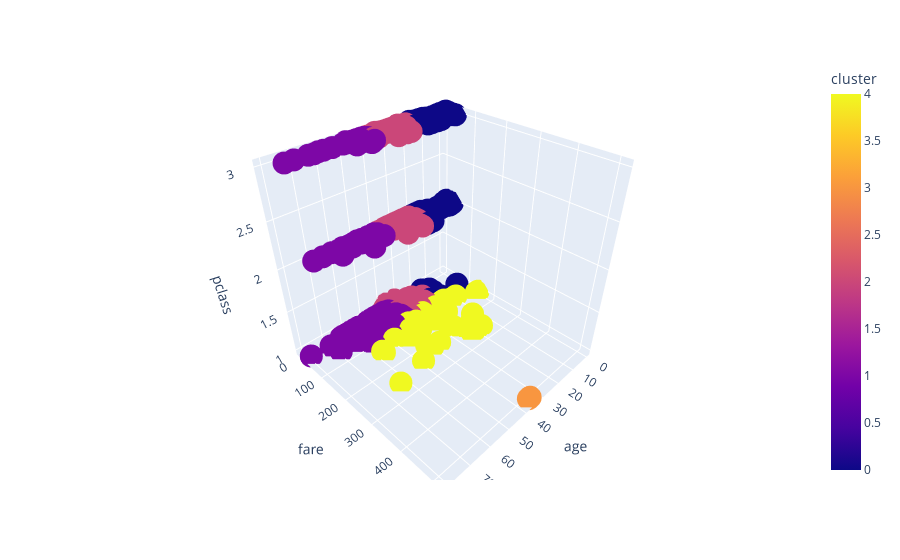

Notebook cell for this chart:
### Code cell
fig = px.scatter_3d(df, x='age', y='fare', z='pclass', color='cluster')
fig.show()

### Figure 1 — Plotly figure (JSON) as saved in the notebook; plotly's stock layout.template omitted (floating-point values rounded to 4 significant figures; data arrays with more than 128 entries replaced by an {"elided": "..."} marker saying what was removed)
{"data": [{"hovertemplate": "age=%{x}<br>fare=%{y}<br>pclass=%{z}<br>cluster=%{marker.color}<extra></extra>", "legendgroup": "", "marker": {"color": {"elided": "891 int values"}, "coloraxis": "coloraxis", "symbol": "circle"}, "mode": "markers", "name": "", "scene": "scene", "showlegend": false, "type": "scatter3d", "x": {"elided": "891 float values"}, "y": {"elided": "891 float values"}, "z": {"elided": "891 int values"}}], "layout": {"coloraxis": {"colorbar": {"title": {"text": "cluster"}}, "colorscale": [[0, "#0d0887"], [0.1111, "#46039f"], [0.2222, "#7201a8"], [0.3333, "#9c179e"], [0.4444, "#bd3786"], [0.5556, "#d8576b"], [0.6667, "#ed7953"], [0.7778, "#fb9f3a"], [0.8889, "#fdca26"], [1, "#f0f921"]]}, "legend": {"tracegroupgap": 0}, "margin": {"t": 60}, "scene": {"domain": {"x": [0, 1], "y": [0, 1]}, "xaxis": {"title": {"text": "age"}}, "yaxis": {"title": {"text": "fare"}}, "zaxis": {"title": {"text": "pclass"}}}}}
